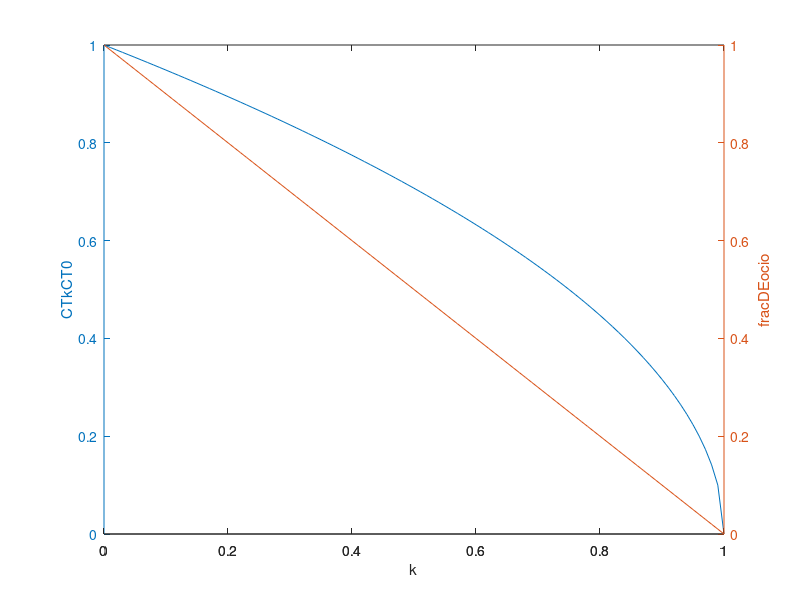

This chart was generated by the following MATLAB code:
clf;
k = 0:0.01:1;
CTkCT0 = (1 - k).^0.5;
fracDEocio = 1 - k;
ax = plotyy (k,CTkCT0, k,fracDEocio, @plot); %@semilogy);
xlabel ('k');
ylabel (ax(1), 'CTkCT0');
ylabel (ax(2), 'fracDEocio');